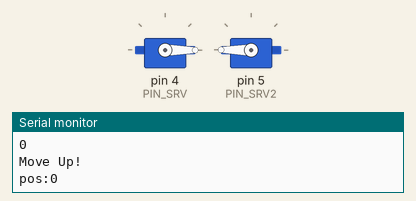
Bench run of a sketch on a simulated Arduino Uno, built with avr-gcc and run on an emulated ATmega328P. Parts: 2 × servo, the last lines printed to the serial monitor.

Above: at 2.35 s.
At 5.3 s:
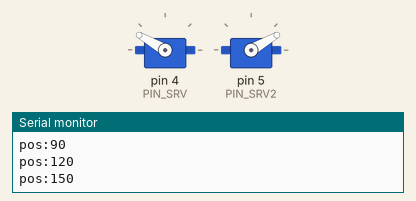
At 8.3 s:
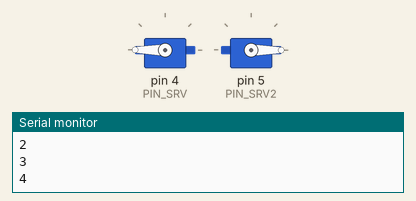
At 11.7 s:
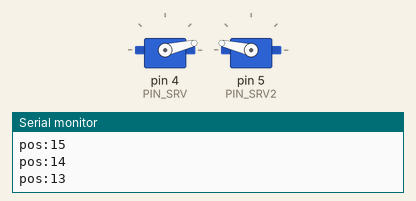
Timing chart, 0 to 18.1 s (numbered marks = the images above):
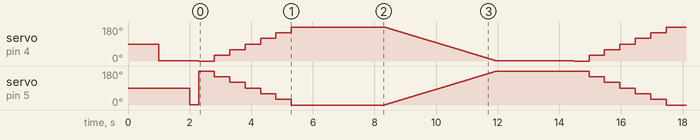

The sketch:

Test_Servo_x2.ino
```cpp
#include "./Servo.h"
#include "./Servo2.h"
uint16_t loop_count = 0;

void setup()
{
	// デバック用シリアル通信は9600bps
	Serial.begin(9600);

	SRV_Init();			// サーボモータを初期化
	SRV2_Init();		// サーボモータを初期化

	Serial.println(F("Init done"));
	delay(300);
}

void loop()
{
	Serial.println(loop_count);
	if (loop_count % 10 == 0) {
		Serial.println(F("Move Up!"));
		for(uint8_t pos = 0; pos <= 180; pos = pos + 30) {
			Serial.print(F("pos:"));
			Serial.println(pos);
			SRV_SetPosition(pos);
			SRV_Run();
			SRV2_SetPosition(180-pos);
			SRV2_Run();
			delay(500);
		}
	}
	if (loop_count % 10 == 5) {
		Serial.println(F("Move Down!"));
		for(uint8_t pos = 180; pos > 0; --pos) {
			Serial.print(F("pos:"));
			Serial.println(pos);
			SRV_SetPosition(pos);
			SRV_Run();
			SRV2_SetPosition(180-pos);
			SRV2_Run();
			delay(20);
		}
	}

	loop_count++;
	delay(500);
}
```

PIN_ASSIGN.h
```cpp
#ifndef PIN_ASSIGN_H
#define PIN_ASSIGN_H


#define PIN_SRV 4
#define PIN_SRV2 5

#define PIN_LIT A1

#define PIN_GPS_TX 8
#define PIN_GPS_RX 9
#define PIN_SD_SS  10
// SD MOSI 11
// SD MISO 12
// SD CLK  13

#define PIN_CAM_TX 2
#define PIN_CAM_RX 3

#define PIN_SW 5


// #define SDA A4
// #define SCL A5


#endif
```

Servo.h
```cpp
#ifndef SRV_H
#define SRV_H

#include "./PIN_ASSIGN.h"
#include <Servo.h>

/*
http://akizukidenshi.com/catalog/g/gM-08914/
*/

// #################### Servo ####################

// 初期化
void SRV_Init();
// 回転角を設定
void SRV_SetPosition(uint8_t pos);
// 現在の回転角を取得
uint8_t SRV_GetPosition();
// 設定した回転角へ動かす
void SRV_Run();

typedef struct {
	Servo servo;
	uint8_t setPosition;
	uint8_t position;
} Servo_t;


#endif
```

Servo.ino
```cpp
#include "./Servo.h"


Servo_t servo;

void SRV_Init() {
	servo.position = 0;
	servo.setPosition = 1;  // servo2.setPosition = 0 にするとサーボが振動してしまうため1で初期化している

	servo.servo.attach(PIN_SRV);
	delay(1000);
	SRV_Run();

	// Serial.println(F("SRV init done"));
	Serial.println(F("SRV init done"));
}

void SRV_SetPosition(uint8_t pos) {
	servo.setPosition = pos;
}

uint8_t SRV_GetPosition() {
	return servo.position;
}


void SRV_Run() {
	servo.servo.write(servo.setPosition);
	servo.position = servo.setPosition;
}
```

Servo2.h
```cpp
#ifndef SRV2_H
#define SRV2_H

#include "./PIN_ASSIGN.h"
#include <Servo.h>

/*
http://akizukidenshi.com/catalog/g/gM-08914/
*/

// #################### Servo ####################

// 初期化
void SRV2_Init();
// 回転角を設定
void SRV2_SetPosition(uint8_t pos);
// 現在の回転角を取得
uint8_t SRV2_GetPosition();
// 設定した回転角へ動かす
void SRV2_Run();

// typedef struct {
// 	Servo servo;
// 	uint8_t setPosition;
// 	uint8_t position;
// } Servo_t;


#endif
```

Servo2.ino
```cpp
#include "./Servo.h"
#include "./Servo2.h"


Servo_t servo2;

void SRV2_Init() {
	servo2.position = 0;
	servo2.setPosition = 1; // servo2.setPosition = 0 にするとサーボが振動してしまうため1で初期化している

	servo2.servo.attach(PIN_SRV2);
	delay(1000);
	SRV2_Run();

	// Serial.println(F("SRV2 init done"));
	Serial.println(F("SRV2 init done"));
}

void SRV2_SetPosition(uint8_t pos) {
	servo2.setPosition = pos;
}

uint8_t SRV2_GetPosition() {
	return servo2.position;
}


void SRV2_Run() {
	servo2.servo.write(servo2.setPosition);
	servo2.position = servo2.setPosition;
}
```
